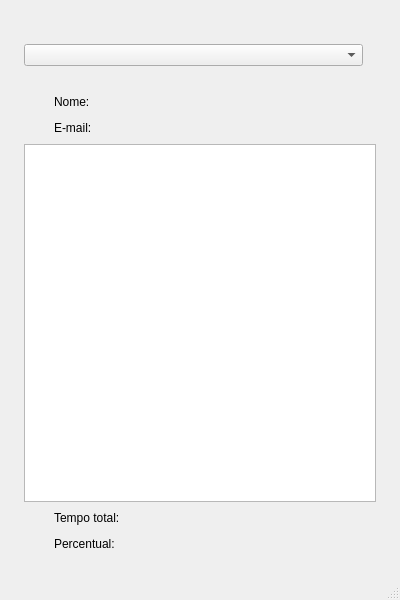
<?xml version="1.0" encoding="UTF-8"?>
<ui version="4.0">
 <class>MainWindow</class>
 <widget class="QMainWindow" name="MainWindow">
  <property name="geometry">
   <rect>
    <x>0</x>
    <y>0</y>
    <width>400</width>
    <height>600</height>
   </rect>
  </property>
  <property name="sizePolicy">
   <sizepolicy hsizetype="Minimum" vsizetype="Minimum">
    <horstretch>0</horstretch>
    <verstretch>0</verstretch>
   </sizepolicy>
  </property>
  <property name="minimumSize">
   <size>
    <width>400</width>
    <height>600</height>
   </size>
  </property>
  <property name="maximumSize">
   <size>
    <width>400</width>
    <height>600</height>
   </size>
  </property>
  <property name="windowTitle">
   <string>Registro de uso</string>
  </property>
  <property name="windowOpacity">
   <double>0.900000000000000</double>
  </property>
  <property name="tabShape">
   <enum>QTabWidget::Rounded</enum>
  </property>
  <property name="unifiedTitleAndToolBarOnMac">
   <bool>false</bool>
  </property>
  <widget class="QWidget" name="centralwidget">
   <layout class="QGridLayout" name="gridLayout">
    <item row="1" column="0">
     <spacer name="horizontalSpacer_7">
      <property name="orientation">
       <enum>Qt::Horizontal</enum>
      </property>
      <property name="sizeType">
       <enum>QSizePolicy::Fixed</enum>
      </property>
      <property name="sizeHint" stdset="0">
       <size>
        <width>15</width>
        <height>15</height>
       </size>
      </property>
     </spacer>
    </item>
    <item row="2" column="1">
     <spacer name="verticalSpacer_5">
      <property name="orientation">
       <enum>Qt::Vertical</enum>
      </property>
      <property name="sizeType">
       <enum>QSizePolicy::Fixed</enum>
      </property>
      <property name="sizeHint" stdset="0">
       <size>
        <width>15</width>
        <height>15</height>
       </size>
      </property>
     </spacer>
    </item>
    <item row="0" column="1">
     <spacer name="verticalSpacer_2">
      <property name="orientation">
       <enum>Qt::Vertical</enum>
      </property>
      <property name="sizeType">
       <enum>QSizePolicy::Fixed</enum>
      </property>
      <property name="sizeHint" stdset="0">
       <size>
        <width>15</width>
        <height>15</height>
       </size>
      </property>
     </spacer>
    </item>
    <item row="1" column="2">
     <spacer name="horizontalSpacer_8">
      <property name="orientation">
       <enum>Qt::Horizontal</enum>
      </property>
      <property name="sizeType">
       <enum>QSizePolicy::Fixed</enum>
      </property>
      <property name="sizeHint" stdset="0">
       <size>
        <width>15</width>
        <height>15</height>
       </size>
      </property>
     </spacer>
    </item>
    <item row="1" column="1">
     <layout class="QVBoxLayout" name="verticalLayout">
      <property name="sizeConstraint">
       <enum>QLayout::SetMaximumSize</enum>
      </property>
      <item>
       <spacer name="verticalSpacer">
        <property name="orientation">
         <enum>Qt::Vertical</enum>
        </property>
        <property name="sizeType">
         <enum>QSizePolicy::Fixed</enum>
        </property>
        <property name="sizeHint" stdset="0">
         <size>
          <width>20</width>
          <height>20</height>
         </size>
        </property>
       </spacer>
      </item>
      <item>
       <layout class="QHBoxLayout" name="horizontalLayout_2">
        <item>
         <widget class="QComboBox" name="cbx_logins">
          <property name="sizePolicy">
           <sizepolicy hsizetype="Expanding" vsizetype="Fixed">
            <horstretch>0</horstretch>
            <verstretch>0</verstretch>
           </sizepolicy>
          </property>
         </widget>
        </item>
        <item>
         <widget class="QLabel" name="lbl_login_2">
          <property name="text">
           <string/>
          </property>
         </widget>
        </item>
       </layout>
      </item>
      <item>
       <spacer name="verticalSpacer_4">
        <property name="orientation">
         <enum>Qt::Vertical</enum>
        </property>
        <property name="sizeType">
         <enum>QSizePolicy::Fixed</enum>
        </property>
        <property name="sizeHint" stdset="0">
         <size>
          <width>20</width>
          <height>20</height>
         </size>
        </property>
       </spacer>
      </item>
      <item>
       <layout class="QHBoxLayout" name="horizontalLayout_4">
        <item>
         <spacer name="horizontalSpacer_10">
          <property name="orientation">
           <enum>Qt::Horizontal</enum>
          </property>
          <property name="sizeType">
           <enum>QSizePolicy::Fixed</enum>
          </property>
          <property name="sizeHint" stdset="0">
           <size>
            <width>30</width>
            <height>20</height>
           </size>
          </property>
         </spacer>
        </item>
        <item>
         <widget class="QLabel" name="label_4">
          <property name="sizePolicy">
           <sizepolicy hsizetype="Fixed" vsizetype="Preferred">
            <horstretch>0</horstretch>
            <verstretch>0</verstretch>
           </sizepolicy>
          </property>
          <property name="text">
           <string>Nome:       </string>
          </property>
         </widget>
        </item>
        <item>
         <widget class="QLabel" name="lbl_nome">
          <property name="text">
           <string/>
          </property>
         </widget>
        </item>
        <item>
         <spacer name="horizontalSpacer_11">
          <property name="orientation">
           <enum>Qt::Horizontal</enum>
          </property>
          <property name="sizeHint" stdset="0">
           <size>
            <width>40</width>
            <height>20</height>
           </size>
          </property>
         </spacer>
        </item>
       </layout>
      </item>
      <item>
       <layout class="QHBoxLayout" name="horizontalLayout_5">
        <item>
         <spacer name="horizontalSpacer_12">
          <property name="orientation">
           <enum>Qt::Horizontal</enum>
          </property>
          <property name="sizeType">
           <enum>QSizePolicy::Fixed</enum>
          </property>
          <property name="sizeHint" stdset="0">
           <size>
            <width>30</width>
            <height>20</height>
           </size>
          </property>
         </spacer>
        </item>
        <item>
         <widget class="QLabel" name="label_5">
          <property name="sizePolicy">
           <sizepolicy hsizetype="Fixed" vsizetype="Preferred">
            <horstretch>0</horstretch>
            <verstretch>0</verstretch>
           </sizepolicy>
          </property>
          <property name="text">
           <string>E-mail:       </string>
          </property>
         </widget>
        </item>
        <item>
         <widget class="QLabel" name="lbl_email">
          <property name="text">
           <string/>
          </property>
         </widget>
        </item>
        <item>
         <spacer name="horizontalSpacer_13">
          <property name="orientation">
           <enum>Qt::Horizontal</enum>
          </property>
          <property name="sizeHint" stdset="0">
           <size>
            <width>40</width>
            <height>20</height>
           </size>
          </property>
         </spacer>
        </item>
       </layout>
      </item>
      <item>
       <widget class="QTextEdit" name="txt_uso">
        <property name="enabled">
         <bool>true</bool>
        </property>
        <property name="readOnly">
         <bool>true</bool>
        </property>
       </widget>
      </item>
      <item>
       <layout class="QHBoxLayout" name="horizontalLayout_8">
        <item>
         <spacer name="horizontalSpacer_16">
          <property name="orientation">
           <enum>Qt::Horizontal</enum>
          </property>
          <property name="sizeType">
           <enum>QSizePolicy::Fixed</enum>
          </property>
          <property name="sizeHint" stdset="0">
           <size>
            <width>30</width>
            <height>20</height>
           </size>
          </property>
         </spacer>
        </item>
        <item>
         <widget class="QLabel" name="label_7">
          <property name="sizePolicy">
           <sizepolicy hsizetype="Fixed" vsizetype="Preferred">
            <horstretch>0</horstretch>
            <verstretch>0</verstretch>
           </sizepolicy>
          </property>
          <property name="text">
           <string>Tempo total:       </string>
          </property>
         </widget>
        </item>
        <item>
         <widget class="QLabel" name="lbl_tempo_total">
          <property name="minimumSize">
           <size>
            <width>50</width>
            <height>0</height>
           </size>
          </property>
          <property name="text">
           <string/>
          </property>
         </widget>
        </item>
        <item>
         <spacer name="horizontalSpacer_17">
          <property name="orientation">
           <enum>Qt::Horizontal</enum>
          </property>
          <property name="sizeHint" stdset="0">
           <size>
            <width>40</width>
            <height>20</height>
           </size>
          </property>
         </spacer>
        </item>
       </layout>
      </item>
      <item>
       <layout class="QHBoxLayout" name="horizontalLayout_9">
        <item>
         <spacer name="horizontalSpacer_18">
          <property name="orientation">
           <enum>Qt::Horizontal</enum>
          </property>
          <property name="sizeType">
           <enum>QSizePolicy::Fixed</enum>
          </property>
          <property name="sizeHint" stdset="0">
           <size>
            <width>30</width>
            <height>20</height>
           </size>
          </property>
         </spacer>
        </item>
        <item>
         <widget class="QLabel" name="label_8">
          <property name="sizePolicy">
           <sizepolicy hsizetype="Fixed" vsizetype="Preferred">
            <horstretch>0</horstretch>
            <verstretch>0</verstretch>
           </sizepolicy>
          </property>
          <property name="text">
           <string>Percentual:       </string>
          </property>
         </widget>
        </item>
        <item>
         <widget class="QLabel" name="lbl_percentual">
          <property name="minimumSize">
           <size>
            <width>50</width>
            <height>0</height>
           </size>
          </property>
          <property name="text">
           <string/>
          </property>
         </widget>
        </item>
        <item>
         <spacer name="horizontalSpacer_19">
          <property name="orientation">
           <enum>Qt::Horizontal</enum>
          </property>
          <property name="sizeHint" stdset="0">
           <size>
            <width>40</width>
            <height>20</height>
           </size>
          </property>
         </spacer>
        </item>
       </layout>
      </item>
     </layout>
    </item>
   </layout>
  </widget>
  <widget class="QMenuBar" name="menubar">
   <property name="geometry">
    <rect>
     <x>0</x>
     <y>0</y>
     <width>400</width>
     <height>25</height>
    </rect>
   </property>
  </widget>
  <widget class="QStatusBar" name="statusbar"/>
 </widget>
 <resources/>
 <connections/>
</ui>
